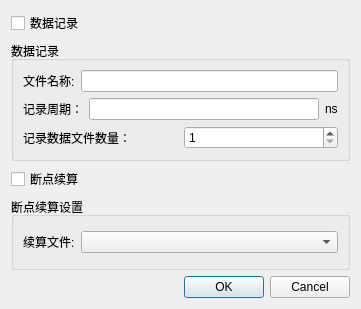
<?xml version="1.0" encoding="UTF-8"?>
<ui version="4.0">
 <class>ChipicContinueUI</class>
 <widget class="QDialog" name="ChipicContinueUI">
  <property name="geometry">
   <rect>
    <x>0</x>
    <y>0</y>
    <width>361</width>
    <height>309</height>
   </rect>
  </property>
  <property name="windowTitle">
   <string>Dialog</string>
  </property>
  <layout class="QVBoxLayout" name="verticalLayout_3">
   <item>
    <widget class="QCheckBox" name="checkBoxData">
     <property name="text">
      <string>数据记录</string>
     </property>
    </widget>
   </item>
   <item>
    <widget class="QGroupBox" name="groupBox">
     <property name="title">
      <string>数据记录</string>
     </property>
     <layout class="QVBoxLayout" name="verticalLayout">
      <item>
       <layout class="QHBoxLayout" name="horizontalLayout_2">
        <item>
         <widget class="QLabel" name="label_3">
          <property name="text">
           <string>文件名称:</string>
          </property>
         </widget>
        </item>
        <item>
         <widget class="QLineEdit" name="lineEditFileName"/>
        </item>
       </layout>
      </item>
      <item>
       <layout class="QHBoxLayout" name="horizontalLayout">
        <item>
         <widget class="QLabel" name="label_2">
          <property name="text">
           <string>记录周期：</string>
          </property>
         </widget>
        </item>
        <item>
         <widget class="QLineEdit" name="lineEditCycel"/>
        </item>
        <item>
         <widget class="QLabel" name="label">
          <property name="text">
           <string>ns</string>
          </property>
         </widget>
        </item>
       </layout>
      </item>
      <item>
       <layout class="QHBoxLayout" name="horizontalLayout_4">
        <item>
         <widget class="QLabel" name="label_5">
          <property name="text">
           <string>记录数据文件数量：</string>
          </property>
         </widget>
        </item>
        <item>
         <widget class="QSpinBox" name="spinBox">
          <property name="minimum">
           <number>1</number>
          </property>
         </widget>
        </item>
       </layout>
      </item>
     </layout>
    </widget>
   </item>
   <item>
    <widget class="QCheckBox" name="checkBoxContinue">
     <property name="text">
      <string>断点续算</string>
     </property>
    </widget>
   </item>
   <item>
    <widget class="QGroupBox" name="groupBox_2">
     <property name="title">
      <string>断点续算设置</string>
     </property>
     <layout class="QVBoxLayout" name="verticalLayout_2">
      <item>
       <layout class="QHBoxLayout" name="horizontalLayout_3">
        <item>
         <widget class="QLabel" name="label_4">
          <property name="text">
           <string>续算文件:</string>
          </property>
         </widget>
        </item>
        <item>
         <widget class="QComboBox" name="comboBoxFileName">
          <property name="sizePolicy">
           <sizepolicy hsizetype="Expanding" vsizetype="Fixed">
            <horstretch>0</horstretch>
            <verstretch>0</verstretch>
           </sizepolicy>
          </property>
         </widget>
        </item>
       </layout>
      </item>
     </layout>
    </widget>
   </item>
   <item>
    <widget class="QDialogButtonBox" name="buttonBox">
     <property name="orientation">
      <enum>Qt::Horizontal</enum>
     </property>
     <property name="standardButtons">
      <set>QDialogButtonBox::Cancel|QDialogButtonBox::Ok</set>
     </property>
    </widget>
   </item>
  </layout>
 </widget>
 <resources/>
 <connections>
  <connection>
   <sender>buttonBox</sender>
   <signal>accepted()</signal>
   <receiver>ChipicContinueUI</receiver>
   <slot>accept()</slot>
   <hints>
    <hint type="sourcelabel">
     <x>248</x>
     <y>254</y>
    </hint>
    <hint type="destinationlabel">
     <x>157</x>
     <y>274</y>
    </hint>
   </hints>
  </connection>
  <connection>
   <sender>buttonBox</sender>
   <signal>rejected()</signal>
   <receiver>ChipicContinueUI</receiver>
   <slot>reject()</slot>
   <hints>
    <hint type="sourcelabel">
     <x>316</x>
     <y>260</y>
    </hint>
    <hint type="destinationlabel">
     <x>286</x>
     <y>274</y>
    </hint>
   </hints>
  </connection>
 </connections>
</ui>
